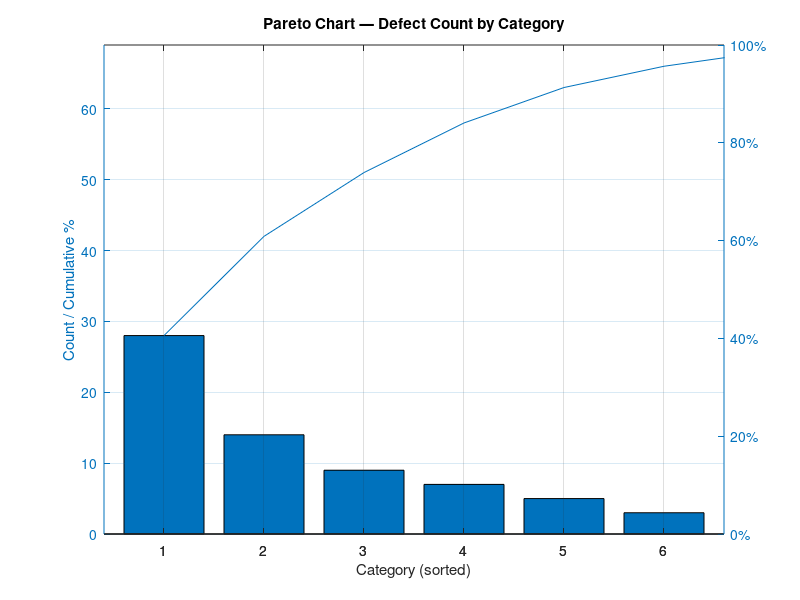

Source code (MATLAB):
% pareto — 80/20 chart
% Bars sorted descending by value + a cumulative percent line on top.
% Classic quality-control visualisation — the line crossing 80% tells
% you which categories cover the bulk of the issue count.


clear
close all

% Defect counts by category.
counts = [28 14 9 7 5 3 2 1];

figure
pareto(counts)
title('Pareto Chart — Defect Count by Category')
xlabel('Category (sorted)')
ylabel('Count / Cumulative %')
grid on
